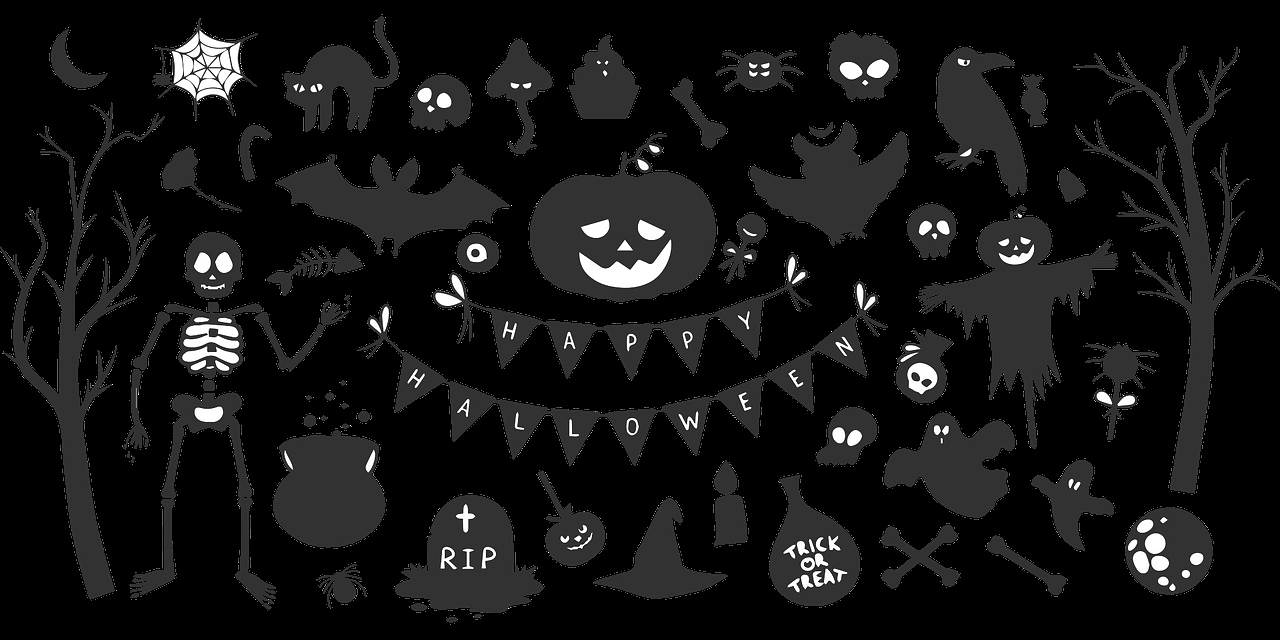
#> input picture halloween.png, 1280 x 640 px
$ python 02_etiquetar_objetos_en_imagenes.py
#> lines starting #> are read from the running program, lines starting #| are printed output that depends on the picture; after the words box and inside, x2 and y2 are one past the last pixel; in counts of white or black regions, pixels touching at a corner belong together
import cv2
import numpy as np

img = cv2.imread("halloween.png")
#> img is the input picture: shape (640, 1280, 3); min 0, max 255, mean 19.8
hsv = cv2.cvtColor(img,cv2.COLOR_BGR2HSV)
#> hsv: shape (640, 1280, 3); mean H, S, V 0, 0, 19.8
mask0 = cv2.inRange(hsv,(0,0,25),(0,0,75))
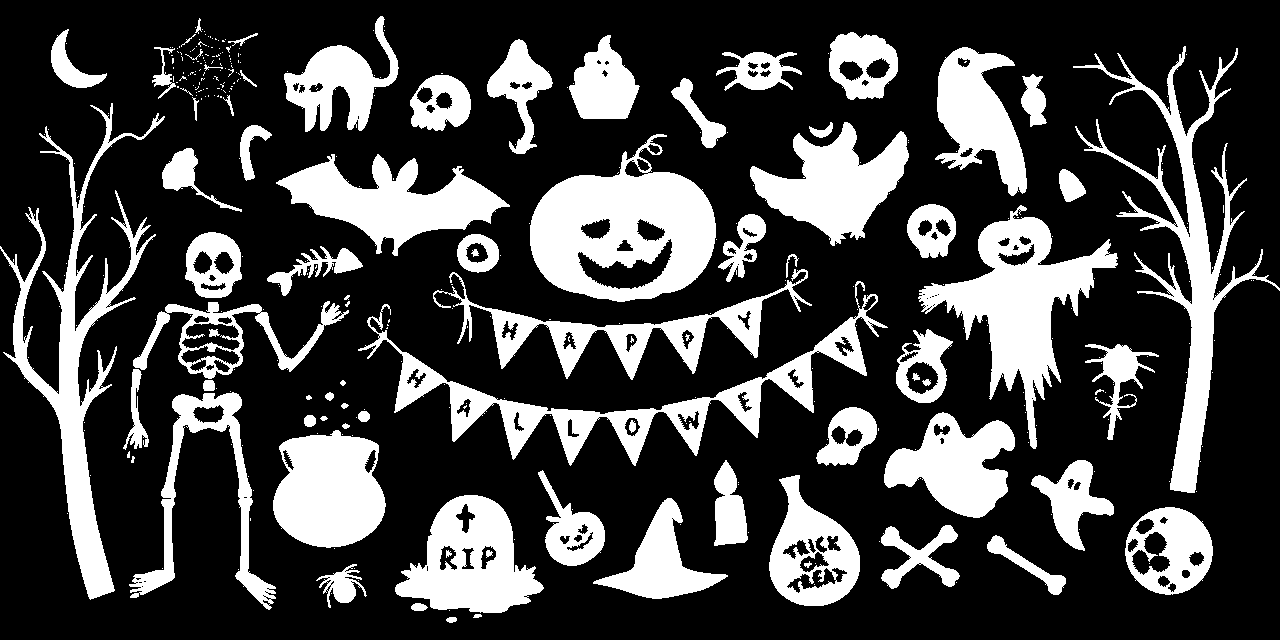
#> mask0: shape (640, 1280); 26.2% white; 380 white regions (304 under 20 px), largest, box (x1, y1, x2, y2) and area: (530, 134, 716, 302) 17538, (918, 205, 1118, 449) 14855, (0, 103, 165, 600) 13789

mask = mask0.copy()
cv2.floodFill(mask0,None,(80,300),255)
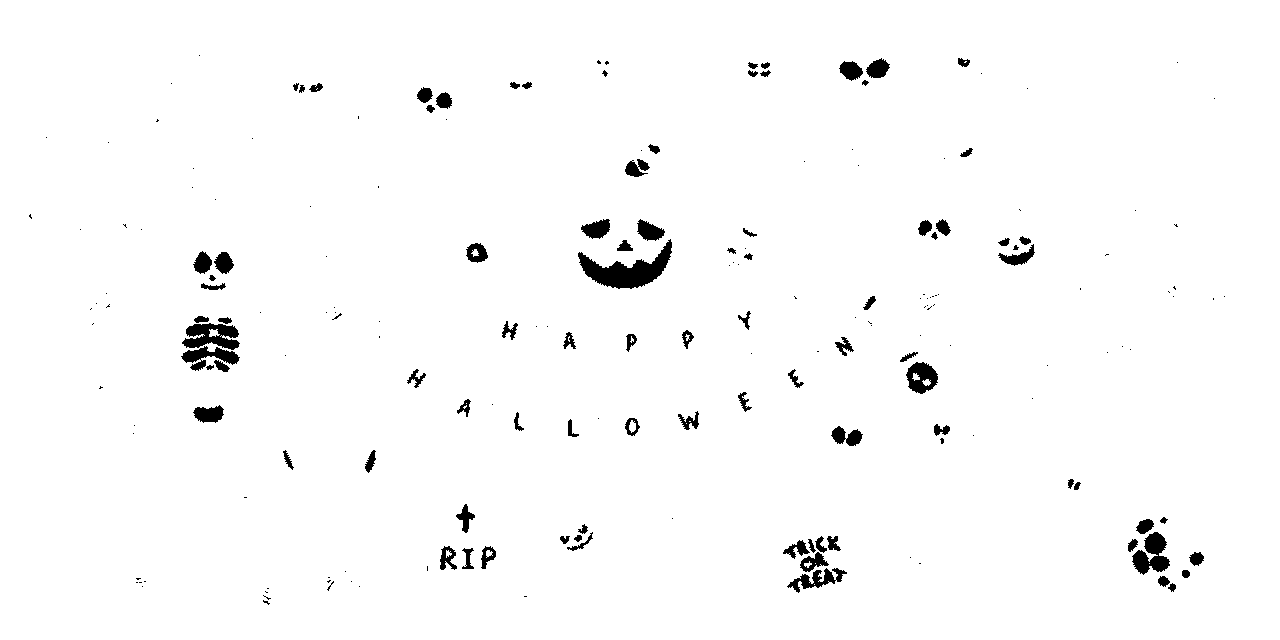
#> mask0: shape (640, 1280); 98% white; 201 black regions (111 under 20 px), largest, box (x1, y1, x2, y2) and area: (578, 239, 672, 289) 1927, (182, 323, 240, 350) 992, (1132, 532, 1170, 575) 915
neg = cv2.bitwise_not(mask0)
im2 = cv2.bitwise_or(neg, mask)
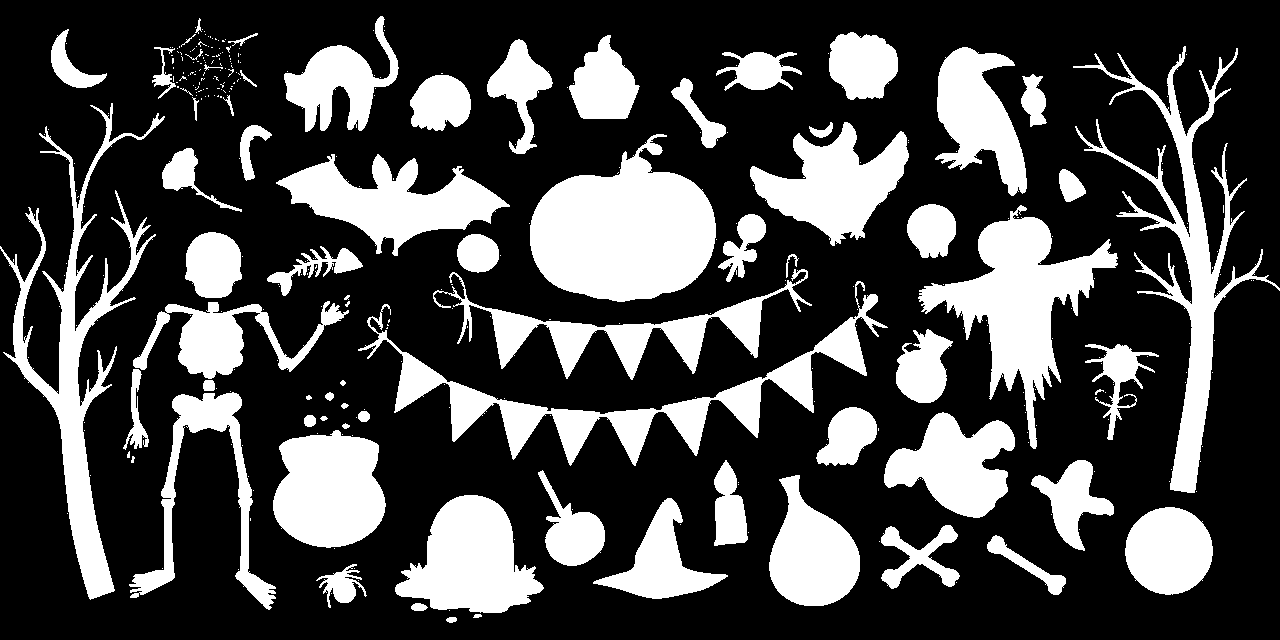
#> im2: shape (640, 1280); 28.2% white; 360 white regions (292 under 20 px), largest, box (x1, y1, x2, y2) and area: (530, 134, 716, 302) 20678, (918, 205, 1118, 449) 15346, (358, 281, 888, 466) 14591

imtype = im2.astype(np.int32)
h,w = imtype.shape
#> h = 640; w = 1280

Etiqueta = 0
i = 0
j = 0
for i in range(h):
    for j in range(w):
        if imtype[i,j] == 255:
            Etiqueta = Etiqueta + 1
            cv2.floodFill(imtype,None,(j,i),Etiqueta)
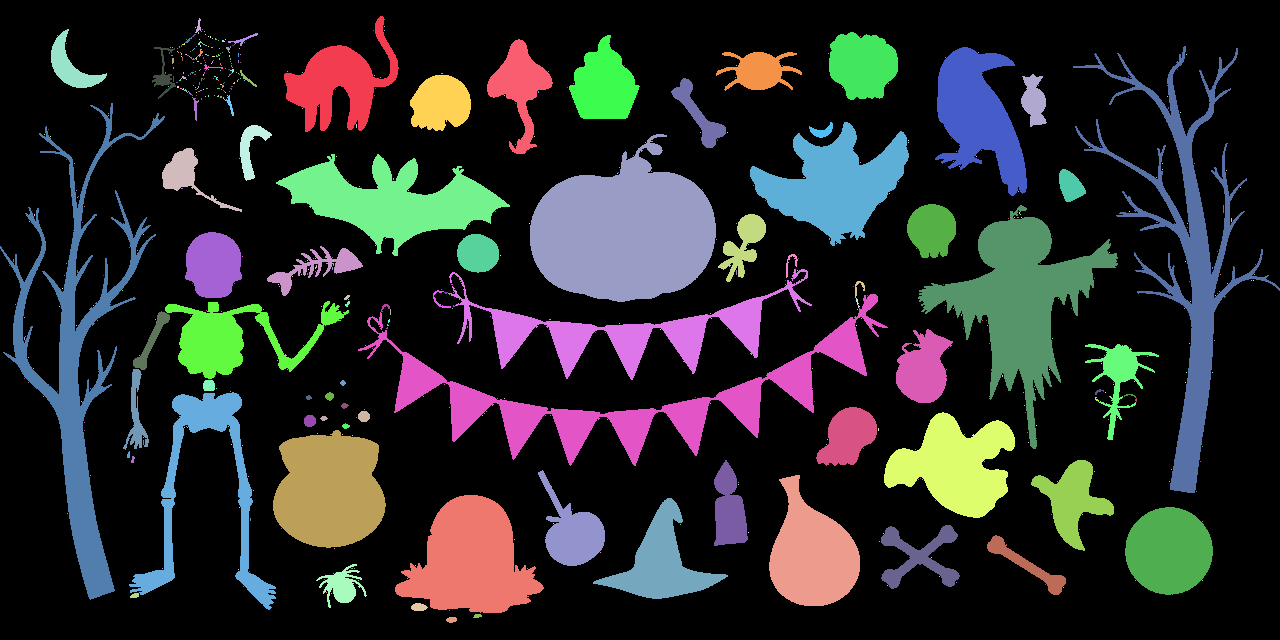
#> imtype: shape (640, 1280) int32; 629 distinct labels, from 0 to 629; one colour per label, 0 black
#> after the loop, Etiqueta = 629

mask = imtype == 66
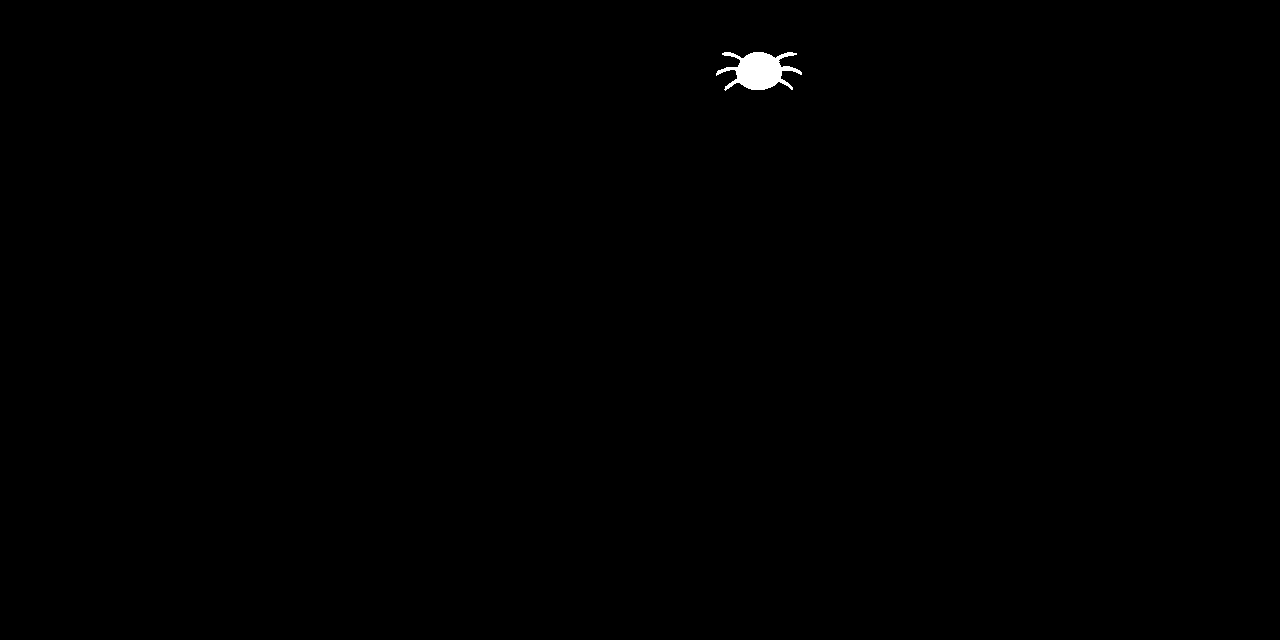
#> mask: shape (640, 1280) bool; 0.22% white; 1 white region, box (x1, y1, x2, y2) and area: (716, 52, 802, 91) 1813
im3 = im2.copy()
im3[~mask] = 0

cv2.imwrite('Objeto_2_5.png', im3)
cv2.imshow('Imagen objeto etiquetado',im3)
cv2.waitKey(0)
